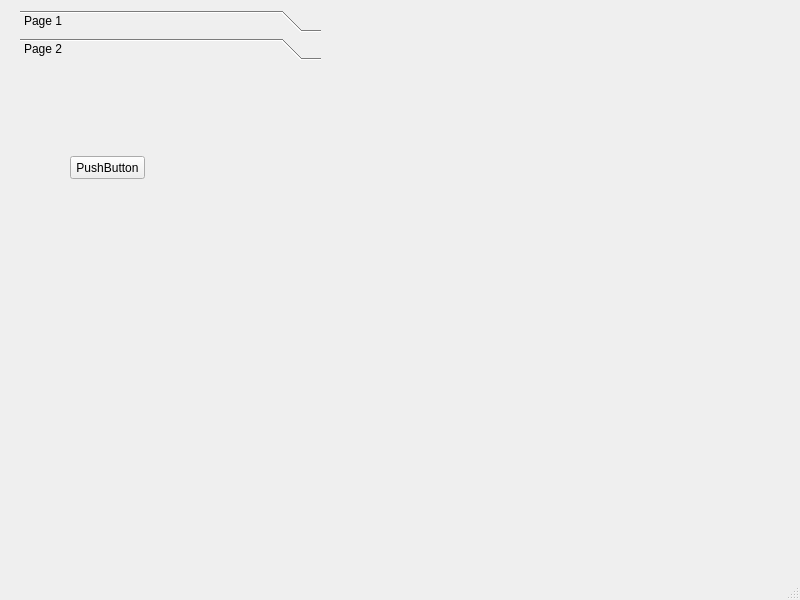
<?xml version="1.0" encoding="UTF-8"?>
<ui version="4.0">
 <class>MainWindow</class>
 <widget class="QMainWindow" name="MainWindow">
  <property name="geometry">
   <rect>
    <x>0</x>
    <y>0</y>
    <width>800</width>
    <height>600</height>
   </rect>
  </property>
  <property name="windowTitle">
   <string>MainWindow</string>
  </property>
  <widget class="QWidget" name="centralwidget">
   <widget class="QToolBox" name="toolBox">
    <property name="geometry">
     <rect>
      <x>20</x>
      <y>10</y>
      <width>301</width>
      <height>341</height>
     </rect>
    </property>
    <property name="currentIndex">
     <number>1</number>
    </property>
    <widget class="QWidget" name="page">
     <property name="geometry">
      <rect>
       <x>0</x>
       <y>0</y>
       <width>301</width>
       <height>287</height>
      </rect>
     </property>
     <attribute name="label">
      <string>Page 1</string>
     </attribute>
     <widget class="QPushButton" name="pushButton">
      <property name="geometry">
       <rect>
        <x>0</x>
        <y>10</y>
        <width>75</width>
        <height>23</height>
       </rect>
      </property>
      <property name="text">
       <string>close</string>
      </property>
     </widget>
     <widget class="QComboBox" name="comboBox">
      <property name="geometry">
       <rect>
        <x>140</x>
        <y>110</y>
        <width>69</width>
        <height>22</height>
       </rect>
      </property>
      <item>
       <property name="text">
        <string>gbhjhg</string>
       </property>
      </item>
      <item>
       <property name="text">
        <string>ghgh</string>
       </property>
      </item>
      <item>
       <property name="text">
        <string>ghghgh</string>
       </property>
      </item>
      <item>
       <property name="text">
        <string>ghghghgh</string>
       </property>
      </item>
      <item>
       <property name="text">
        <string>ghhggh</string>
       </property>
      </item>
      <item>
       <property name="text">
        <string>hggh</string>
       </property>
      </item>
     </widget>
    </widget>
    <widget class="QWidget" name="page_2">
     <property name="geometry">
      <rect>
       <x>0</x>
       <y>0</y>
       <width>301</width>
       <height>287</height>
      </rect>
     </property>
     <attribute name="label">
      <string>Page 2</string>
     </attribute>
     <widget class="QPushButton" name="pushButton_2">
      <property name="geometry">
       <rect>
        <x>50</x>
        <y>90</y>
        <width>75</width>
        <height>23</height>
       </rect>
      </property>
      <property name="text">
       <string>PushButton</string>
      </property>
     </widget>
    </widget>
   </widget>
  </widget>
  <widget class="QMenuBar" name="menubar">
   <property name="geometry">
    <rect>
     <x>0</x>
     <y>0</y>
     <width>800</width>
     <height>21</height>
    </rect>
   </property>
  </widget>
  <widget class="QStatusBar" name="statusbar"/>
 </widget>
 <resources/>
 <connections>
  <connection>
   <sender>pushButton_2</sender>
   <signal>clicked()</signal>
   <receiver>MainWindow</receiver>
   <slot>close()</slot>
   <hints>
    <hint type="sourcelabel">
     <x>107</x>
     <y>186</y>
    </hint>
    <hint type="destinationlabel">
     <x>399</x>
     <y>299</y>
    </hint>
   </hints>
  </connection>
 </connections>
</ui>
